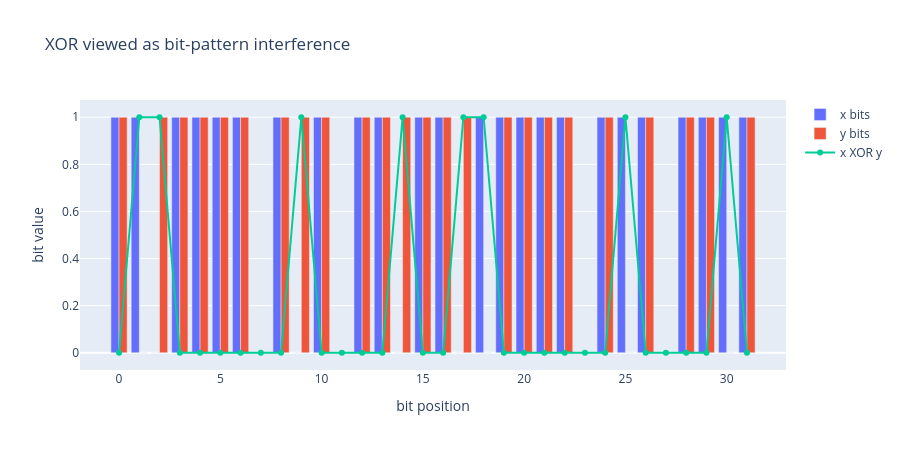

This figure's notebook cell:
### Code cell
x = 0xDEADBEEF
y = 0xBEEFDEAD
xb = np.array(word_to_bits(x))
yb = np.array(word_to_bits(y))
xorb = xb ^ yb

xor_vis = pd.DataFrame(
    {
        "bit": np.arange(32),
        "x": xb,
        "y": yb,
        "xor": xorb,
    }
)

fig_xor = go.Figure()
fig_xor.add_trace(go.Bar(x=xor_vis["bit"], y=xor_vis["x"], name="x bits"))
fig_xor.add_trace(go.Bar(x=xor_vis["bit"], y=xor_vis["y"], name="y bits"))
fig_xor.add_trace(go.Scatter(x=xor_vis["bit"], y=xor_vis["xor"], mode="lines+markers", name="x XOR y"))
fig_xor.update_layout(
    barmode="group",
    title="XOR viewed as bit-pattern interference",
    xaxis_title="bit position",
    yaxis_title="bit value",
    height=450,
)
fig_xor.show()

### Figure 1 — Plotly figure (JSON) as saved in the notebook; plotly's stock layout.template omitted (floating-point values rounded to 4 significant figures)
{"data": [{"name": "x bits", "type": "bar", "x": [0, 1, 2, 3, 4, 5, 6, 7, 8, 9, 10, 11, 12, 13, 14, 15, 16, 17, 18, 19, 20, 21, 22, 23, 24, 25, 26, 27, 28, 29, 30, 31], "y": [1, 1, 0, 1, 1, 1, 1, 0, 1, 0, 1, 0, 1, 1, 0, 1, 1, 0, 1, 1, 1, 1, 1, 0, 1, 1, 1, 0, 1, 1, 1, 1]}, {"name": "y bits", "type": "bar", "x": [0, 1, 2, 3, 4, 5, 6, 7, 8, 9, 10, 11, 12, 13, 14, 15, 16, 17, 18, 19, 20, 21, 22, 23, 24, 25, 26, 27, 28, 29, 30, 31], "y": [1, 0, 1, 1, 1, 1, 1, 0, 1, 1, 1, 0, 1, 1, 1, 1, 1, 1, 0, 1, 1, 1, 1, 0, 1, 0, 1, 0, 1, 1, 0, 1]}, {"mode": "lines+markers", "name": "x XOR y", "type": "scatter", "x": [0, 1, 2, 3, 4, 5, 6, 7, 8, 9, 10, 11, 12, 13, 14, 15, 16, 17, 18, 19, 20, 21, 22, 23, 24, 25, 26, 27, 28, 29, 30, 31], "y": [0, 1, 1, 0, 0, 0, 0, 0, 0, 1, 0, 0, 0, 0, 1, 0, 0, 1, 1, 0, 0, 0, 0, 0, 0, 1, 0, 0, 0, 0, 1, 0]}], "layout": {"barmode": "group", "height": 450, "title": {"text": "XOR viewed as bit-pattern interference"}, "xaxis": {"title": {"text": "bit position"}}, "yaxis": {"title": {"text": "bit value"}}}}
